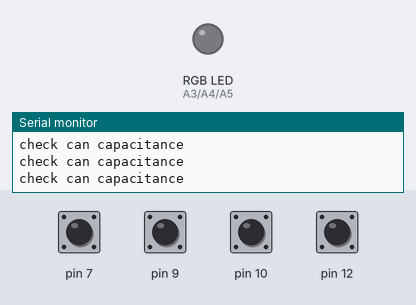
The sketch below on a simulated Arduino Uno, built with avr-gcc and run on an emulated ATmega328P. Parts: an RGB LED mixed from three pins (HIGH = lit), the last lines printed to the serial monitor. The inputs (shaded band) are chosen by the test bench; at power-on: pin 7, pin 9, pin 10, pin 12 HIGH.

Above: at 0.8 s.
0.9 s: pin 12 pulled LOW for 0.15 s
2.5 s: pin 12 pulled LOW for 1 s
9.5 s: pin 12 driven LOW
At 11.0 s:
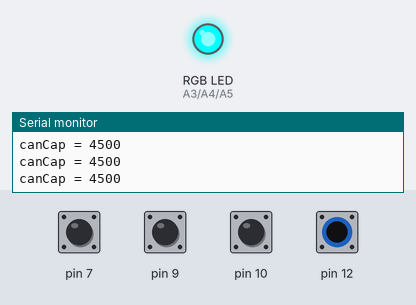
12.5 s: pin 12 driven HIGH
At 13.3 s:
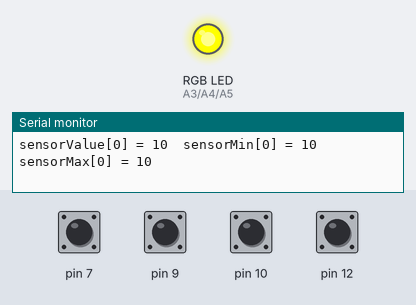
Timing chart, 0 to 32.3 s (numbered marks = the images above; inputs shaded):
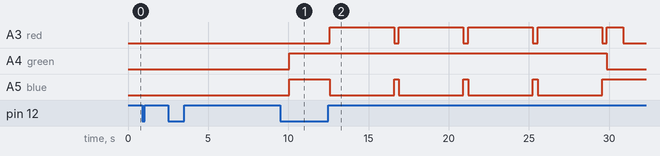

The sketch:

calibration_sensor_array.ino
```cpp
/*
  Modified Sensor Calibration
  created 29 Oct 2008
  By David A Mellis
  modified 30 Aug 2011
  By Tom Igoe
  modified 20 April 2020
  By Jake Sherwood

  http://arduino.cc/en/Tutorial/Calibration

  Modified to iterate through an array of sensors and calibrate each sensor.  Storing values in an array of mins/maxes.
  • Can calibration runs first setting can capacitance.
  • Set calibration time per sensor in calibrationTime var, used in runSensorCalibration() fn
  • During calirbration tap and release sensor to set min & max values
  • Uses RGB LED to denote different calibration modes:
    Starts in yellow. blue calibrating, toggle red switching to next sensor back to blue. solid red when calibration complete
    Short green when completing setup()
    Yellow to start loop()
*/

#include <CapacitiveSensor.h>

int red = A3; //this sets the red led pin
int green = A4 ; //this sets the green led pin
int blue = A5 ; //this sets the green led pin

int ledVal = 0;

//CAPACITIVE

// can calibration will run first - canCalibrationTime  eg first 10 seconds
// purple LED and set capacitance of can
// store capacitance of can just touching / holding it
int canCap; // sensor object
int canCalibrationTime = 10000;  // set calibration time for can
int canCapMax;
int canCapMin;


const int N_CAPBTNS = 4;  // set this to total # of sensors
int capBtns[N_CAPBTNS];   // sensor vars in an array so we can iterate through in for loop

int sensorValue[N_CAPBTNS]; // the sensor value
int sensorMin[N_CAPBTNS];   // minimum sensor value
int sensorMax[N_CAPBTNS];   // maximum sensor value
int sensorValueRaw[N_CAPBTNS]; // raw maximum sensor value - for debuging in loop

int calibrationTime = 3000;  // set calibration time per sensor
bool calComplete = false; // boolean to exit calibration while loop on completion

//initialize senors
// add >= 300kΩ resistor between send pin (11) & receive pin (12)
// sensor wire connected to receive pin
// high resistor more sensitve 1mΩ or < will make it capacitive by hovering
// https://youtu.be/jco-uU5ZgEU?t=225  (more about capacitive send and receive)

CapacitiveSensor btnSensor0 = CapacitiveSensor(11, 12);
CapacitiveSensor btnSensor1 = CapacitiveSensor(11, 10);
CapacitiveSensor btnSensor2 = CapacitiveSensor(8, 9);
CapacitiveSensor btnSensor3 = CapacitiveSensor(6, 7);


void setup() {
  Serial.begin(9600);

  while (!Serial); // Wait for serial port to connect so we can see what is going on.

  Serial.println("Serial started");

  //start with can Calibration
  canCalibration();

  // Starts LED Yellow
  analogWrite(green, 255);
  digitalWrite(red, LOW);
  digitalWrite(blue, HIGH);

  // RGB LED pinModes
  pinMode(red, OUTPUT);
  pinMode(green, OUTPUT);
  pinMode(blue, OUTPUT);

  // take initial sensor readings - more consistent calibration readings
  readSensors();
  delay(2500); // small delay before sensor calibration starts
  // run callibration
  runSensorCalibration();

  Serial.print("canCapMax = ");
  Serial.println(canCapMax);
}

void loop() {

  handleCapSensors();


}

// read sensor values
void readSensors() {
  capBtns[0] =  btnSensor0.capacitiveSensor(30);
  capBtns[1] =  btnSensor1.capacitiveSensor(30);
  capBtns[2] =  btnSensor2.capacitiveSensor(30);
  capBtns[3] =  btnSensor3.capacitiveSensor(30);
}


// handle cap values in loop()
void handleCapSensors() {
  // read the sensors:
  readSensors();

  for (int c = 0; c < N_CAPBTNS; c++) {

    sensorValue[c] = capBtns[c];
    sensorValueRaw[c] = capBtns[c];

    // apply the calibration to the sensor reading
    sensorValue[c] = map(sensorValue[c], sensorMin[c], sensorMax[c], 0, 255);

    // in case the sensor value is outside the range seen during calibration // this is for LED
    sensorValue[c] = constrain(sensorValue[c], 0, 255);

    // set ledVals fade from yellow to green based on calibrated reading
    setLedVal(c);

    //debugging - show values when sensor > 400
    if (capBtns[c] > 400) {

      Serial.print("sensorValue[");
      Serial.print(c);
      Serial.print("] = ");
      Serial.print(sensorValue[c]);
      Serial.print("\t");

      Serial.print("sensorValueRaw[");
      Serial.print(c);
      Serial.print("] = ");
      Serial.print(sensorValueRaw[c]);
      Serial.print("\t");

      Serial.print("sensorMin[");
      Serial.print(c);
      Serial.print("] = ");
      Serial.print(sensorMin[c]);
      Serial.print("\t");

      Serial.print("sensorMax[");
      Serial.print(c);
      Serial.print("] = ");
      Serial.print(sensorMax[c]);
      Serial.println("\t");

    }
  }
}


// used to set can capacitance. used in vaious thresholds throughout program
void canCalibration() {

  // purple LED to denote can calibration mode
  analogWrite(red, 80);
  analogWrite(green, 0);
  analogWrite(blue, 80);

  int canCapMillisNow  = millis();

  while (millis() < (canCapMillisNow + canCalibrationTime)) {
    Serial.println("check can capacitance");

    canCap = btnSensor0.capacitiveSensor(30);

    for (int c = 0; c < 5; c++) {

      canCap = btnSensor0.capacitiveSensor(30);
      // record the maximum sensor value
      if (canCap > canCapMax) {
        canCapMax = canCap;
      }
      // record the minimum sensor value
      if (canCap < canCapMin) {
        canCapMin = canCap;
      }
      if (canCap > 20) {
        Serial.print("canCap = ");
        Serial.println(canCap);
      }
    }
  }
}


// main calibration fn used in setup()
void runSensorCalibration() {

  while (calComplete == false) {
    // take sensor readings again - more consistent calibration readings
    readSensors();

    for (int c = 0; c < N_CAPBTNS; c++) { // iterate through sensors

      sensorMin[c] = 1023;        // initial minimum sensor value
      sensorMax[c] = 0;           // initial maximum sensor value

      if (c < N_CAPBTNS) {  // do this to only go through the loop once per number of sensors

        digitalWrite(green, HIGH);
        digitalWrite(red, HIGH);
        digitalWrite(blue, LOW);

        int millisNow = millis();

        while (millis() < (millisNow + calibrationTime)) {  // 3000 = take calibration for 3 seconds - set in calibrationTime var
          setMinMaxVals(c);
        }

        // print which sensor just calibrated and toggle red LED to indicate next reading
        Serial.println(c);
        delay(1000);
        digitalWrite(green, HIGH);
        digitalWrite(red, LOW);
        digitalWrite(blue, HIGH);
        delay(300);

      }
    }
    calComplete = true;  // after iterating though # sensors

  }

  if (calComplete == true) {
    Serial.print("end of the array with length = ");
    Serial.println(N_CAPBTNS);
    Serial.println("hello world");

    // signal the end of the calibration period  - LED will turn GREEN for a second
    digitalWrite(green, LOW);
    digitalWrite(red, HIGH);
    digitalWrite(blue, HIGH);
    delay(1000);
  }

}


// used in setup() for calibration
void setMinMaxVals(int myVar) {

  readSensors();

  sensorValue[myVar] = capBtns[myVar];  // take sensor X reading

  // record the maximum sensor value
  if (sensorValue[myVar] > sensorMax[myVar]) {
    sensorMax[myVar] = sensorValue[myVar];
  }

  // record the minimum sensor value
  if (sensorValue[myVar] < sensorMin[myVar]) {
    sensorMin[myVar] = sensorValue[myVar];
  }

  Serial.print("sensorValue[");
  Serial.print(myVar);
  Serial.print("] = ");
  Serial.print(sensorValue[myVar]);
  Serial.print("\t");

  Serial.print("sensorMin[");
  Serial.print(myVar);
  Serial.print("] = ");
  Serial.print(sensorMin[myVar]);
  Serial.print("\t");

  Serial.print("sensorMax[");
  Serial.print(myVar);
  Serial.print("] = ");
  Serial.print(sensorMax[myVar]);
  Serial.println("\t");

}


void setLedVal(int myLedVal) {

  if (sensorValueRaw[myLedVal] > 400)    {
    ledVal = sensorValue[myLedVal];
  }

  if (ledVal > 220 ) {
    digitalWrite(green, LOW);
    digitalWrite(red, HIGH);
    digitalWrite(blue, HIGH);
  } else {
    analogWrite(green, ledVal);
    analogWrite(red, ledVal);
    digitalWrite(blue, HIGH);
  }

}
```

Measured:
- by itself, A5 (blue): alternates HIGH for 0.30 s and LOW for 4.0 s
